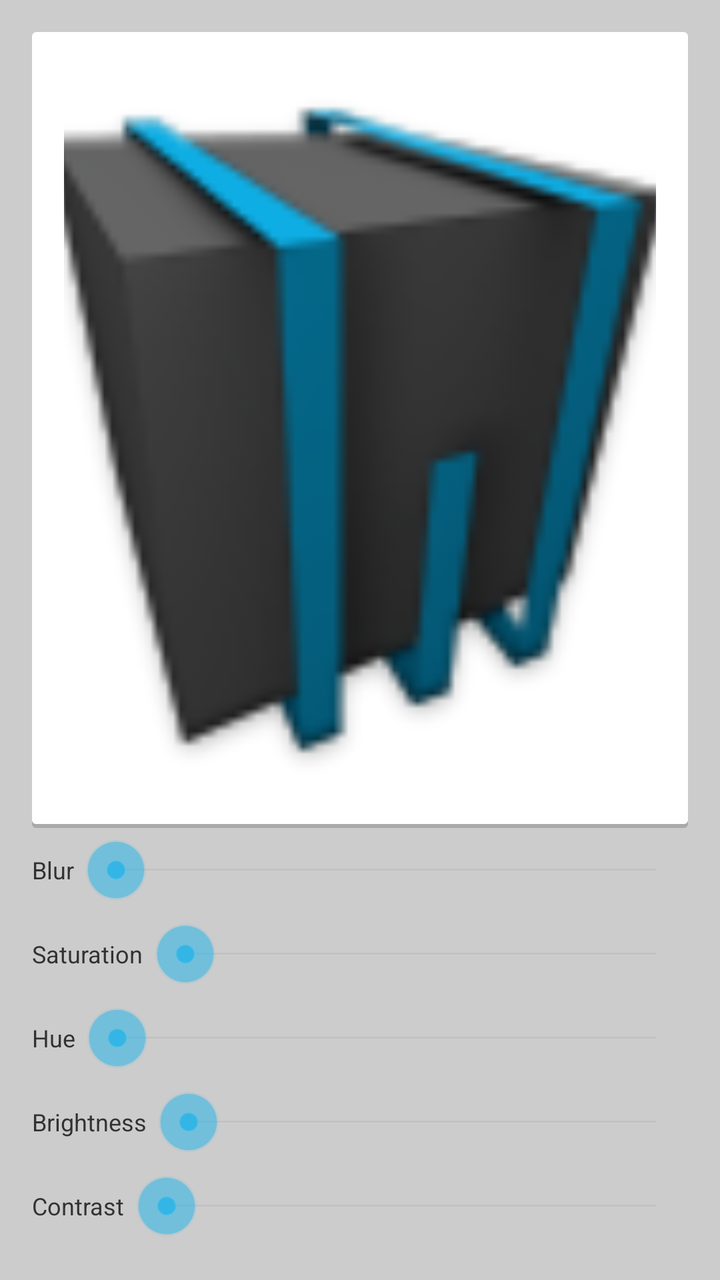
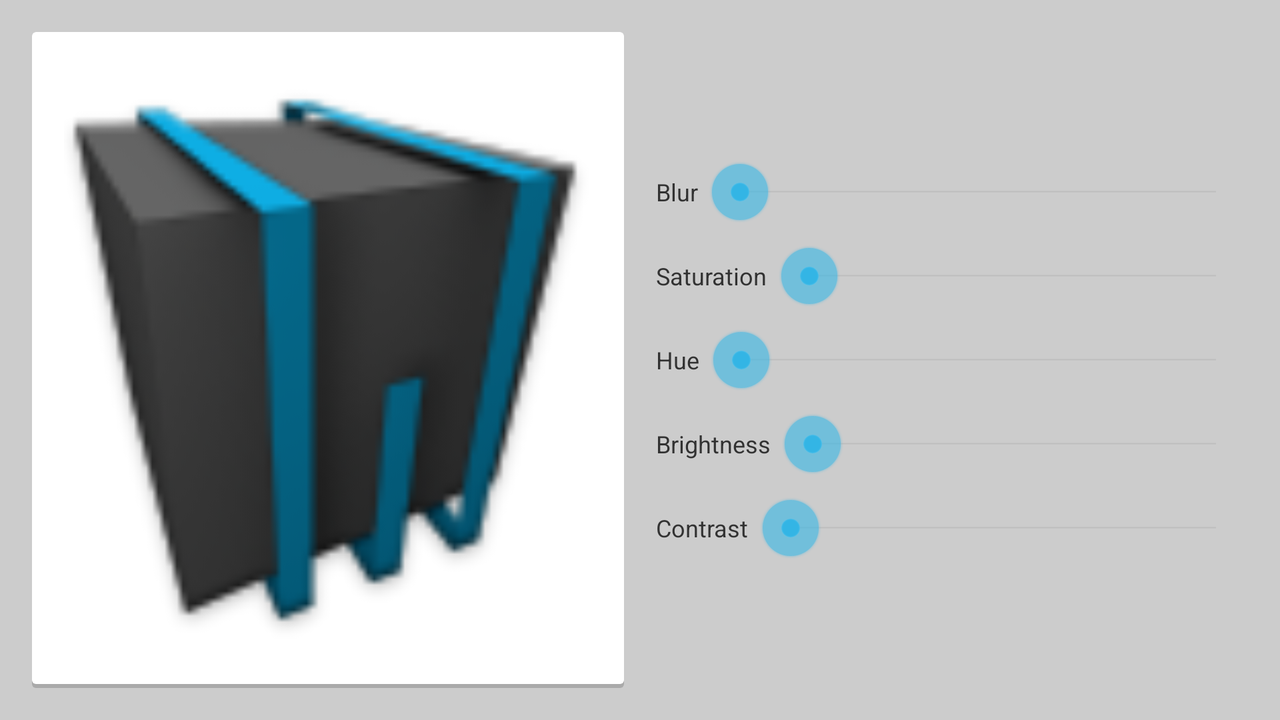

First picture: res/layout/ on a phone held upright. Second picture: the repository's own variant of that layout, on a device whose configuration matches the variant's folder. Source for both follows.
<!-- AndroidManifest.xml: application theme LightDarkActionBar -->
<!-- res/layout/wallsnap_frag.xml -->
<?xml version="1.0" encoding="utf-8"?>
<LinearLayout xmlns:android="http://schemas.android.com/apk/res/android"
    android:id="@+id/fullscreen_content_controls"
    android:layout_width="match_parent"
    android:layout_height="match_parent"
    android:padding="@dimen/activity_horizontal_margin"
    android:gravity="center"
    android:orientation="vertical">

    <LinearLayout
        android:id="@+id/main_layout"
        android:layout_width="fill_parent"
        android:layout_height="0dp"
        android:layout_weight="1"
        android:padding="@dimen/activity_horizontal_margin"
        android:background="?attr/main_border_background"
        android:orientation="vertical">

        <ImageView
            android:id="@+id/main_image"
            android:layout_width="fill_parent"
            android:layout_height="fill_parent"
            android:contentDescription="@string/app_name"
            android:src="@drawable/ic_launcher"
            android:scaleType="centerCrop" />

    </LinearLayout>

    <LinearLayout
        android:layout_width="fill_parent"
        android:layout_height="wrap_content"
        android:gravity="center"
        android:orientation="vertical">

        <LinearLayout
            android:layout_width="fill_parent"
            android:layout_height="wrap_content"
            android:orientation="horizontal">

            <TextView
                android:layout_width="wrap_content"
                android:layout_height="fill_parent"
                android:layout_marginRight="5dp"
                android:gravity="center"
                android:text="@string/wallsnap_blur"
                android:textSize="12sp" />

            <SeekBar
                android:id="@+id/blur_seeker"
                android:layout_marginTop="5dp"
                android:layout_marginBottom="5dp"
                android:layout_width="match_parent"
                android:layout_height="wrap_content" />

        </LinearLayout>

        <LinearLayout
            android:layout_width="fill_parent"
            android:layout_height="wrap_content"
            android:orientation="horizontal">

            <TextView
                android:layout_width="wrap_content"
                android:layout_height="fill_parent"
                android:layout_marginRight="5dp"
                android:gravity="center"
                android:text="@string/wallsnap_sat"
                android:textSize="12sp" />

            <SeekBar
                android:id="@+id/sat_seeker"
                android:layout_marginTop="5dp"
                android:layout_marginBottom="5dp"
                android:layout_width="match_parent"
                android:layout_height="wrap_content" />

        </LinearLayout>

        <LinearLayout
            android:layout_width="fill_parent"
            android:layout_height="wrap_content"
            android:orientation="horizontal">

            <TextView
                android:layout_width="wrap_content"
                android:layout_height="fill_parent"
                android:layout_marginRight="5dp"
                android:gravity="center"
                android:text="@string/wallsnap_hue"
                android:textSize="12sp" />

            <SeekBar
                android:id="@+id/hue_seeker"
                android:layout_marginTop="5dp"
                android:layout_marginBottom="5dp"
                android:layout_width="match_parent"
                android:layout_height="wrap_content" />

        </LinearLayout>

        <LinearLayout
            android:layout_width="fill_parent"
            android:layout_height="wrap_content"
            android:orientation="horizontal">

            <TextView
                android:layout_width="wrap_content"
                android:layout_height="fill_parent"
                android:layout_marginRight="5dp"
                android:gravity="center"
                android:text="@string/wallsnap_brightness"
                android:textSize="12sp" />

            <SeekBar
                android:id="@+id/bright_seeker"
                android:layout_marginTop="5dp"
                android:layout_marginBottom="5dp"
                android:layout_width="match_parent"
                android:layout_height="wrap_content" />

        </LinearLayout>

        <LinearLayout
            android:layout_width="fill_parent"
            android:layout_height="wrap_content"
            android:orientation="horizontal">

            <TextView
                android:layout_width="wrap_content"
                android:layout_height="fill_parent"
                android:layout_marginRight="5dp"
                android:gravity="center"
                android:text="@string/wallsnap_contrast"
                android:textSize="12sp" />

            <SeekBar
                android:id="@+id/contrast_seeker"
                android:layout_marginTop="5dp"
                android:layout_marginBottom="5dp"
                android:layout_width="match_parent"
                android:layout_height="wrap_content" />

        </LinearLayout>
    </LinearLayout>
</LinearLayout>
<!-- resources referenced by this layout -->
<resources>
  <dimen name="activity_horizontal_margin">16dp</dimen>
  <string name="app_name">WallBox</string>
  <string name="wallsnap_blur">Blur</string>
  <string name="wallsnap_brightness">Brightness</string>
  <string name="wallsnap_contrast">Contrast</string>
  <string name="wallsnap_hue">Hue</string>
  <string name="wallsnap_sat">Saturation</string>
  <color name="light_main_background">#CCC</color>
  <!-- drawable light_grid_items_bg (drawable) -->
  <?xml version="1.0" encoding="utf-8"?>
  <selector xmlns:android="http://schemas.android.com/apk/res/android">
  
      <item android:drawable="@drawable/light_shadow_background_hi" android:state_activated="true"/>
      <item android:drawable="@drawable/light_shadow_background_hi" android:state_checked="true"/>
      <item android:drawable="@drawable/light_shadow_background_hi" android:state_selected="true"/>
      <item android:drawable="@drawable/light_shadow_background_hi" android:state_pressed="true"/>
      <item android:drawable="@drawable/light_shadow_background_hi" android:state_active="true"/>
      <item android:drawable="@drawable/light_shadow_background"/>
  
  </selector>
  <color name="dark_actionbar_background">#222</color>
  <!-- drawable dark_drawer_items_bg (drawable) -->
  <?xml version="1.0" encoding="utf-8"?>
  <selector xmlns:android="http://schemas.android.com/apk/res/android">
  
      <item android:drawable="@drawable/dark_rec_select" android:state_activated="true"/>
      <item android:drawable="@drawable/dark_rec_select" android:state_checked="true"/>
      <item android:drawable="@drawable/dark_rec_select" android:state_selected="true"/>
      <item android:drawable="@color/blue_overlay" android:state_pressed="true"/>
      <item android:drawable="@drawable/dark_rec_select" android:state_active="true"/>
      <item android:drawable="@color/dark_actionbar_background"/>
  
  </selector>
  <color name="white_e">#EEE</color>
  <color name="dark_list_divider">#111</color>
  <!-- drawable light_shadow_background_hi (drawable) -->
  <?xml version="1.0" encoding="utf-8"?>
  <layer-list xmlns:android="http://schemas.android.com/apk/res/android">
      <item>
          <shape android:shape="rectangle"
              android:dither="true">
              <corners android:radius="2dp"/>
              <solid android:color="#AAA" />
          </shape>
      </item>
      <item android:bottom="2dp">
          <shape android:shape="rectangle"
              android:dither="true">
              <corners android:radius="2dp" />
              <solid android:color="@color/blue" />
              <padding android:bottom="8dp"
                  android:left="8dp"
                  android:right="8dp"
                  android:top="8dp" />
          </shape>
      </item>
  </layer-list>
  <!-- drawable dark_rec_select (drawable) -->
  <?xml version="1.0" encoding="utf-8"?>
  <layer-list xmlns:android="http://schemas.android.com/apk/res/android">
      <item>
          <shape android:shape="rectangle">
              <solid android:color="@color/blue"/>
          </shape>
      </item>
      <item android:left="5dp">
          <shape android:shape="rectangle">
              <solid android:color="@color/dark_actionbar_background"/>
          </shape>
      </item>
  </layer-list>
  <color name="blue_overlay">#990099cc</color>
  <color name="blue">#0099cc</color>
  <color name="light_border_background">#FFF</color>
</resources>
<!-- res/layout-land/wallsnap_frag.xml (the author's variant of the layout above) -->
<!-- drawn on the phone turned sideways -->
<?xml version="1.0" encoding="utf-8"?>
<LinearLayout xmlns:android="http://schemas.android.com/apk/res/android"
              android:id="@+id/fullscreen_content_controls"
              android:layout_width="match_parent"
              android:layout_height="match_parent"
              android:padding="@dimen/activity_horizontal_margin"
              android:gravity="center"
              android:baselineAligned="false"
              android:orientation="vertical">

    <LinearLayout
        android:id="@+id/main_layout"
            android:layout_width="match_parent"
            android:layout_height="match_parent"
            android:gravity="center"
            android:orientation="horizontal">

        <LinearLayout
                android:layout_width="0dp"
                android:layout_height="fill_parent"
                android:layout_weight="1"
                android:padding="@dimen/activity_horizontal_margin"
                android:background="?attr/main_border_background"
                android:orientation="vertical">

            <ImageView
                    android:id="@+id/main_image"
                    android:layout_width="fill_parent"
                    android:layout_height="fill_parent"
                    android:contentDescription="@string/app_name"
                    android:src="@drawable/ic_launcher"
                    android:scaleType="centerCrop"/>

        </LinearLayout>

        <LinearLayout
                android:layout_width="0dp"
                android:layout_height="fill_parent"
                android:layout_weight="1"
                android:gravity="center"
                android:layout_marginLeft="@dimen/activity_horizontal_margin"
                android:orientation="vertical">

            <LinearLayout
                android:layout_width="fill_parent"
                android:layout_height="wrap_content"
                android:orientation="horizontal">

                <TextView
                    android:layout_width="wrap_content"
                    android:layout_height="fill_parent"
                    android:layout_marginRight="5dp"
                    android:gravity="center"
                    android:text="@string/wallsnap_blur"
                    android:textSize="12sp"/>

                <SeekBar
                    android:id="@+id/blur_seeker"
                    android:layout_marginTop="5dp"
                    android:layout_marginBottom="5dp"
                    android:layout_width="match_parent"
                    android:layout_height="wrap_content"/>

            </LinearLayout>

            <LinearLayout
                    android:layout_width="fill_parent"
                    android:layout_height="wrap_content"
                    android:orientation="horizontal">

                <TextView
                        android:layout_width="wrap_content"
                        android:layout_height="fill_parent"
                        android:layout_marginRight="5dp"
                        android:gravity="center"
                        android:text="@string/wallsnap_sat"
                        android:textSize="12sp"/>

                <SeekBar
                        android:id="@+id/sat_seeker"
                        android:layout_marginTop="5dp"
                        android:layout_marginBottom="5dp"
                        android:layout_width="match_parent"
                        android:layout_height="wrap_content"/>

            </LinearLayout>

            <LinearLayout
                    android:layout_width="fill_parent"
                    android:layout_height="wrap_content"
                    android:orientation="horizontal">

                <TextView
                        android:layout_width="wrap_content"
                        android:layout_height="fill_parent"
                        android:layout_marginRight="5dp"
                        android:gravity="center"
                        android:text="@string/wallsnap_hue"
                        android:textSize="12sp"/>

                <SeekBar
                        android:id="@+id/hue_seeker"
                        android:layout_marginTop="5dp"
                        android:layout_marginBottom="5dp"
                        android:layout_width="match_parent"
                        android:layout_height="wrap_content"/>

            </LinearLayout>

            <LinearLayout
                android:layout_width="fill_parent"
                android:layout_height="wrap_content"
                android:orientation="horizontal">

                <TextView
                    android:layout_width="wrap_content"
                    android:layout_height="fill_parent"
                    android:layout_marginRight="5dp"
                    android:gravity="center"
                    android:text="@string/wallsnap_brightness"
                    android:textSize="12sp"/>

                <SeekBar
                    android:id="@+id/bright_seeker"
                    android:layout_marginTop="5dp"
                    android:layout_marginBottom="5dp"
                    android:layout_width="match_parent"
                    android:layout_height="wrap_content"/>

            </LinearLayout>

            <LinearLayout
                    android:layout_width="fill_parent"
                    android:layout_height="wrap_content"
                    android:orientation="horizontal">

                <TextView
                        android:layout_width="wrap_content"
                        android:layout_height="fill_parent"
                        android:layout_marginRight="5dp"
                        android:gravity="center"
                        android:text="@string/wallsnap_contrast"
                        android:textSize="12sp"/>

                <SeekBar
                        android:id="@+id/contrast_seeker"
                        android:layout_marginTop="5dp"
                        android:layout_marginBottom="5dp"
                        android:layout_width="match_parent"
                        android:layout_height="wrap_content"/>

            </LinearLayout>

        </LinearLayout>

    </LinearLayout>

</LinearLayout>
